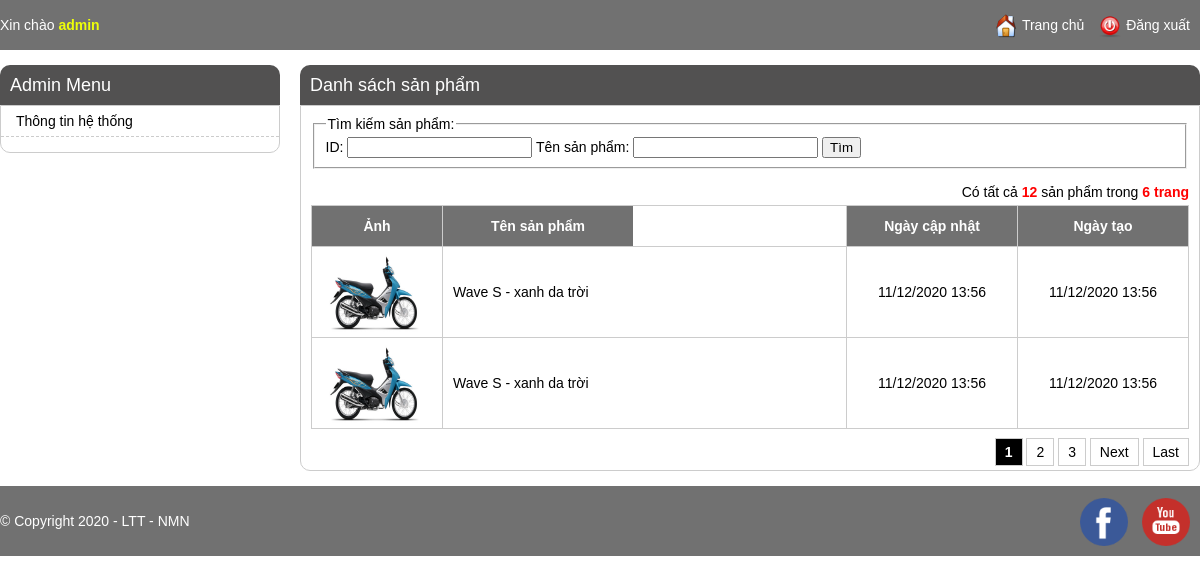
The app's page /admin/product_listing.php (signed in) with its own data.
### tables this page shows
CREATE TABLE `product` (
  `id` int(11) NOT NULL,
  `name` varchar(255) NOT NULL,
  `image` varchar(255) DEFAULT NULL,
  `price` float NOT NULL,
  `content` text NOT NULL,
  `created_time` int(11) NOT NULL,
  `last_updated` int(11) NOT NULL
);

### admin/product_listing.php (the view, shortened to what this page needs)
<?php
include './header.php';
$config_name = "product";
$config_title = "sản phẩm";
if (!empty($_SESSION['current_user'])) {
    $item_per_page = (!empty($_GET['per_page'])) ? $_GET['per_page'] : 2;
    $current_page = (!empty($_GET['page'])) ? $_GET['page'] : 1;
    $offset = ($current_page - 1) * $item_per_page;
    if(!empty($where)){
        $totalRecords = mysqli_query($con, "SELECT * FROM `product` where (".$where.")");
    }else{
        $totalRecords = mysqli_query($con, "SELECT * FROM `product`");
    }
    $totalRecords = $totalRecords->num_rows;
    $totalPages = ceil($totalRecords / $item_per_page);
    if(!empty($where)){
        $products = mysqli_query($con, "SELECT * FROM `product` where (".$where.") ORDER BY `id` DESC LIMIT " . $item_per_page . " OFFSET " . $offset);
    }else{
        $products = mysqli_query($con, "SELECT * FROM `product` ORDER BY `id` DESC LIMIT " . $item_per_page . " OFFSET " . $offset);
    }
    ?>
    <div class="main-content">
        <h1>Danh sách <?=$config_title?></h1>
        <div class="listing-items">
            <div class="listing-search">
                <form id="<?=$config_name?>-search-form" action="<?=$config_name?>_listing.php?action=search" method="POST">
                    <fieldset>
                        <legend>Tìm kiếm <?=$config_title?>:</legend>
                        ID: <input type="text" name="id" value="<?=!empty($id)?$id:""?>" />
                        Tên <?=$config_title?>: <input type="text" name="name" value="<?=!empty($name)?$name:""?>" />
                        <input type="submit" value="Tìm" />
                    </fieldset>
                </form>
            </div>
            <div class="total-items">
                <span>Có tất cả <strong><?=$totalRecords?></strong> <?=$config_title?> trong <strong><?=$totalPages?> trang</strong> </span>
            </div>
            <ul>
                <li class="listing-item-heading">
                    <div class="listing-prop listing-img">Ảnh</div>
                    <div class="listing-prop listing-name">Tên <?=$config_title?></div>
                    <div class="listing-prop listing-time">Ngày tạo</div>
                    <div class="listing-prop listing-time">Ngày cập nhật</div>
                </li>
                <?php
                while ($row = mysqli_fetch_array($products)) {
                    ?>
                    <li>
                        <div class="listing-prop listing-img"><img src="../<?= $row['image'] ?>" alt="<?= $row['name'] ?>" title="<?= $row['name'] ?>" /></div>
                        <div class="listing-prop listing-name"><?= $row['name'] ?></div>
                        <div class="listing-prop listing-time"><?= date('d/m/Y H:i', $row['created_time']) ?></div>
                        <div class="listing-prop listing-time"><?= date('d/m/Y H:i', $row['last_updated']) ?></div>
                    </li>
                <?php } ?>
            </ul>
            <?php
            include './pagination.php';
            ?>
        </div>
    </div>
    <?php
}
include './footer.php';
?>

### css/admin_style.css (style rules this page uses)
body { font-family: arial; padding: 0; margin: 0; font-size: 14px; }
h1 { text-align: center; }
.listing-items { padding: 10px; border: 1px solid #ccc; border-radius: 0 0 10px 10px; }
.listing-items ul { padding: 0; margin: 0; }
.listing-prop { float: right; border-left: 1px solid #ccc; line-height: 90px; padding: 0 10px; }
.listing-img { width: 110px; height: 90px; float: left; }
.listing-img img { width: 100px; padding: 5px; height: 80px; }
.listing-fullname, .listing-username, .listing-name { padding-left: 10px; border-right: 0; float: left; width: 170px; max-height: 90px; overflow: hidden; }
.listing-items ul li { list-style: none; border: 1px solid #ccc; border-top: 0; border-left: 0; }
.listing-items ul li:first-child { border-top: 1px solid #ccc; }
.listing-time { width: 150px; text-align: center; }
.listing-item-heading { text-align: center; font-weight: bold; }
.listing-item-heading .listing-prop { height: 40px; line-height: 40px; background: #717171; color: #FFF; }
.main-content { float: left; width: 900px; margin-left: 20px; }
.main-content h1 { margin: 0; text-align: left; background: #525151; color: #fff; font-size: 18px; font-weight: normal; line-height: 40px; border-radius: 10px 10px 0 0; padding: 0 10px; }
.listing-search { margin-bottom: 15px; }
.total-items { margin-bottom: 5px; text-align: right; }
.total-items strong { color: red; }

### records on screen
product: image (picture), name "Wave S - xanh da trời", created_time "11/12/2020 13:56", last_updated "11/12/2020 13:56"
product: image (picture), name "Wave S - xanh da trời", created_time "11/12/2020 13:56", last_updated "11/12/2020 13:56"

### other values on screen
$config_title "sản phẩm"
$totalRecords "12"
$totalPages "6"
